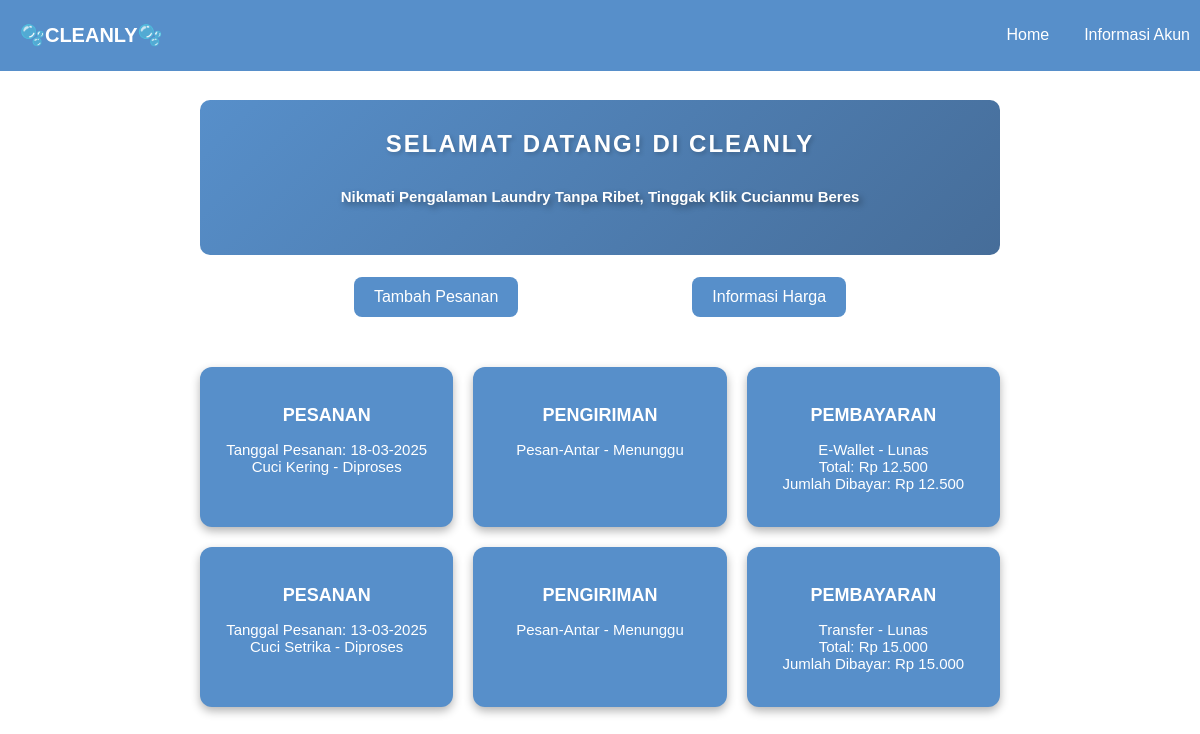
The app's page /dashboard-user/home.php (signed in) with its own data.
### tables this page shows
CREATE TABLE `pembayaran` (
  `id_pembayaran` int(11) NOT NULL,
  `id_user` int(11) DEFAULT NULL,
  `id_pesanan` int(11) DEFAULT NULL,
  `metode_pembayaran` enum('Cash','Transfer','E-Wallet') NOT NULL,
  `berat` decimal(5,2) NOT NULL,
  `total` int(11) DEFAULT NULL,
  `tanggal_pembayaran` date DEFAULT NULL,
  `jumlah` int(11) DEFAULT NULL,
  `status` enum('Belum Dibayar','Lunas','Belum Lunas','Dibatalkan') DEFAULT 'Belum Dibayar'
);

CREATE TABLE `daftar_pesanan` (
  `id_pesanan` int(11) NOT NULL,
  `id_user` int(11) DEFAULT NULL,
  `tanggal_pesanan` date DEFAULT NULL,
  `jenis_pesanan` varchar(50) DEFAULT NULL,
  `status` enum('Pending','Diproses','Selesai','Dibatalkan') DEFAULT 'Pending'
);

### dashboard-user/home.php (the view, shortened to what this page needs)
<?php
include_once('../koneksi.php');
$id_user = $_SESSION['id_user'];
$query = "SELECT dp.id_pesanan, pb.id_pembayaran, dp.jenis_pesanan, dp.tanggal_pesanan, dp.status AS status_pesanan,
                 COALESCE(pg.metode_pengiriman, 'Belum Dipilih') AS metode_pengiriman,
                 COALESCE(pg.status, 'Belum Diproses') AS status_pengiriman,
                 COALESCE(pg.tanggal_pengiriman, NULL) AS tanggal_pengiriman,
                 COALESCE(pb.metode_pembayaran, 'Belum Dipilih') AS metode_pembayaran,
                 COALESCE(pb.status, 'Belum Dibayar') AS status_pembayaran,
                 COALESCE(pb.total, NULL) AS total,
                 COALESCE(pb.jumlah, 0) AS jumlah,
                 COALESCE(pb.tanggal_pembayaran, NULL) AS tanggal_pembayaran
          FROM daftar_pesanan dp
          LEFT JOIN daftar_pengiriman pg ON dp.id_pesanan = pg.id_pesanan
          LEFT JOIN pembayaran pb ON dp.id_pesanan = pb.id_pesanan
          WHERE dp.id_user = '$id_user'
          ORDER BY dp.id_pesanan DESC";
$result = mysqli_query($koneksi, $query);
include('header.php');
?>
<!DOCTYPE html>
<html lang="id">
<head>
</head>
<body>
<div class="container">
    <div class="atasan">
        <h2 class="teks">SELAMAT DATANG! di Cleanly</h2>
        <p class="kalimat">Nikmati Pengalaman Laundry Tanpa Ribet, Tinggak Klik Cucianmu Beres</p>
    </div>
    <div class="order">
    <button class="order-button" onclick="openOrderModal()">Tambah Pesanan</button>
    <div class="harga">
        <button class="order-button" onclick="openPriceModal()">Informasi Harga</button>
    </div>
</div>
    <div class="info-cards">
        <?php
        if (mysqli_num_rows($result) > 0) {
            while ($data_pesanan = mysqli_fetch_assoc($result)) { ?>
<div class="card">
    <h3>PESANAN</h3>
    <p>
        <?php
        echo "Tanggal Pesanan: " . date('d-m-Y', strtotime($data_pesanan['tanggal_pesanan'])) . "<br>";
        echo $data_pesanan['jenis_pesanan'] . " - " . $data_pesanan['status_pesanan'];
        ?>
    </p>
</div>
<div class="card">
    <h3>PENGIRIMAN</h3>
    <p>
        <?php
        echo $data_pesanan['metode_pengiriman'] . " - " . $data_pesanan['status_pengiriman'] . "<br>";
        ?>
    </p>
</div>
<div class="card">
    <h3>PEMBAYARAN</h3>
    <p>
        <?php
        echo $data_pesanan['metode_pembayaran'];
        echo " - " . $data_pesanan['status_pembayaran'];
        if ($data_pesanan['total'] !== NULL) {
            echo "<br>Total: Rp " . number_format($data_pesanan['total'], 0, ',', '.');
        }
        if ($data_pesanan['jumlah'] > 0) {
            echo "<br>Jumlah Dibayar: Rp " . number_format($data_pesanan['jumlah'], 0, ',', '.');
        }
        ?>
    </p>
</div>
            <?php }
        } else { ?>
            <p class="tidak-pesan">Belum ada pesanan yang masuk saat ini.</p>
        <?php } ?>
    </div>
</div>
</body>
</html>

### css/user.css (style rules this page uses)
body { margin: 0; padding: 0; font-family: Arial, sans-serif; padding-top: 60px; }
.container { padding: 20px; max-width: 800px; margin: 0 auto; }
.order-button { padding: 10px 20px; height: 40px; background-color: #578FCA; color: white; border: none; border-radius: 5px; cursor: pointer; }
.info-cards { display: grid; grid-template-columns: repeat(auto-fit, minmax(200px, 1fr)); gap: 20px; margin-top: 30px; }
.card { padding: 20px; background-color: #578FCA; color: white; border-radius: 12px; text-align: center; transition: transform 0.3s ease; box-shadow: 0 4px 10px rgba(0, 0, 0, 0.3); }
.card h3 { font-size: 18px; text-transform: uppercase; margin-bottom: 10px; }
.card p { font-size: 15px; }
.order { display: flex; justify-content: space-evenly; align-items: center; margin-bottom: 50px; }
.order-button { padding: 10px 20px; background-color: #578FCA; color: white; border: none; border-radius: 8px; cursor: pointer; transition: background-color 0.3s ease; }
.atasan { background: linear-gradient(135deg, #578FCA, #466d99); padding: 10px; border-radius: 10px; margin-bottom: 22px; margin-top: 20px; }
.teks { text-align: center; font-size: 24px; color: white; text-transform: uppercase; letter-spacing: 2px; margin-bottom: 30px; font-weight: bold; text-shadow: 2px 2px 4px rgba(0, 0, 0, 0.2); }
.kalimat { font-size: 15px; font-weight: bold; color: white; text-shadow: 3px 3px 6px rgba(0, 0, 0, 0.4); margin-bottom: 40px; text-align: center; }
button { border: none; padding: 10px; font-size: 16px; border-radius: 50%; cursor: pointer; transition: background-color 0.3s; }
.harga { margin-left: 20px; / }

### records on screen
pembayaran: id_pesanan.tanggal_pesanan "18-03-2025", id_pesanan.jenis_pesanan "Cuci Kering", id_pesanan.status "Diproses", metode_pengiriman "Pesan-Antar", status_pengiriman "Menunggu", metode_pembayaran "E-Wallet", status_pembayaran "Lunas", total "12.500", jumlah "12.500"
pembayaran: id_pesanan.tanggal_pesanan "13-03-2025", id_pesanan.jenis_pesanan "Cuci Setrika", id_pesanan.status "Diproses", metode_pengiriman "Pesan-Antar", status_pengiriman "Menunggu", metode_pembayaran "Transfer", status_pembayaran "Lunas", total "15.000", jumlah "15.000"
